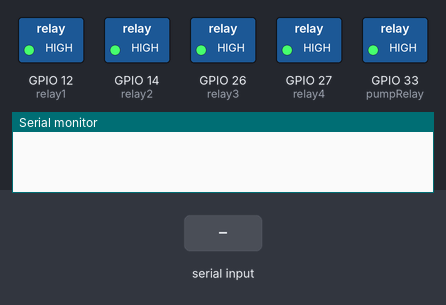
The sketch below on a simulated ESP32. On the bench: switched loads named in the sketch (green lamp = pin HIGH), the last lines printed to the serial monitor. The test bench sets the inputs (shaded band). Nothing arrives over Bluetooth unless stated.

Above: at 1.2 s.
1.3 s: "F" received over the second serial link
At 1.8 s:
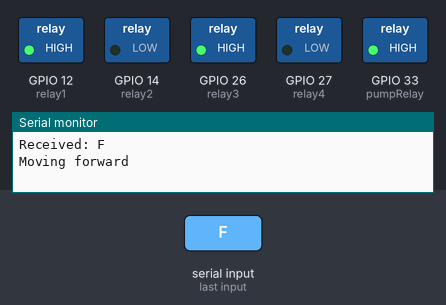
2.8 s: "B" received over the second serial link
At 4.0 s:
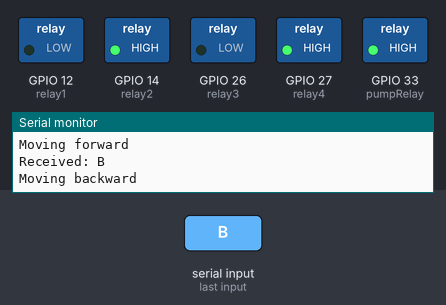
4.3 s: "L" received over the second serial link
At 5.2 s:
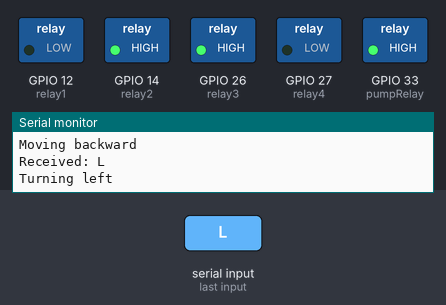
5.8 s: "R" received over the second serial link
At 6.4 s:
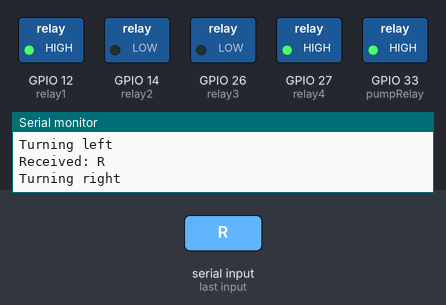
7.3 s: "G" received over the second serial link
At 8.5 s:
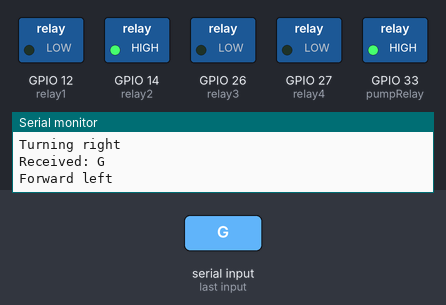
8.8 s: "I" received over the second serial link
At 9.9 s:
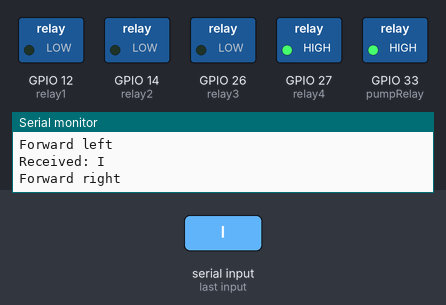
Timing chart, 0 to 11.3 s (numbered marks = the images above; inputs shaded):
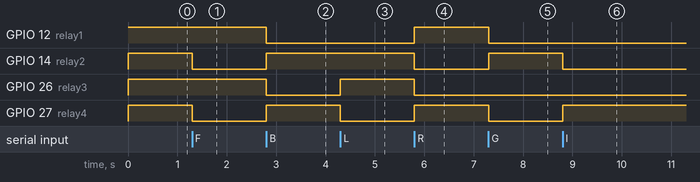

Measured:
- after the input at 1.3 s, GPIO 14 (relay2), GPIO 27 (relay4): HIGH → LOW at once
- after the input at 2.8 s, GPIO 12 (relay1), GPIO 26 (relay3): HIGH → LOW at once; GPIO 14 (relay2), GPIO 27 (relay4): LOW → HIGH at once
- after the input at 4.3 s, GPIO 26 (relay3): LOW → HIGH at once; GPIO 27 (relay4): HIGH → LOW at once
- after the input at 5.8 s, GPIO 12 (relay1), GPIO 27 (relay4): LOW → HIGH at once; GPIO 14 (relay2), GPIO 26 (relay3): HIGH → LOW at once
- after the input at 7.3 s, GPIO 12 (relay1), GPIO 27 (relay4): HIGH → LOW at once; GPIO 14 (relay2): LOW → HIGH at once
- after the input at 8.8 s, GPIO 14 (relay2): HIGH → LOW at once; GPIO 27 (relay4): LOW → HIGH at once

The sketch:

sketch_may21a.ino
```cpp
#include <BluetoothSerial.h>
BluetoothSerial SerialBT;

const int relay1 = 12;  // motor1 forward 12
const int relay2 = 14;  // motor1 backward 14
const int relay3 = 26;  // motor2 forward 26
const int relay4 = 27;  // motor2 backward 27
const int pumpRelay = 33; // pump control 33

bool pumpActive = false;
unsigned long pumpStartTime = 0;

void setup() {
  Serial.begin(115200);
  SerialBT.begin("NeoMatrix"); // Bluetooth device name

  pinMode(relay1, OUTPUT);
  pinMode(relay2, OUTPUT);
  pinMode(relay3, OUTPUT);
  pinMode(relay4, OUTPUT);
  pinMode(pumpRelay, OUTPUT);

  // All OFF initially (active LOW relays)
  digitalWrite(relay1, HIGH);
  digitalWrite(relay2, HIGH);
  digitalWrite(relay3, HIGH);
  digitalWrite(relay4, HIGH);
  digitalWrite(pumpRelay, HIGH);  // pump OFF
}

void loop() {
            while (SerialBT.available()) {  // this is for hardware
           char receivedChar = SerialBT.read();// this is for hardware
    Serial.println("Received: " + String(receivedChar));
    handleBluetoothData(receivedChar);
  }

  // Auto turn off pump after 2 seconds
  if (pumpActive && (millis() - pumpStartTime >= 2000)) {
    digitalWrite(pumpRelay, HIGH); // OFF
    pumpActive = false;
    Serial.println("Pump auto turned OFF after 2 seconds");
  }
}

void handleBluetoothData(char data) {
  switch (data) {
    case 'F':
      moveForward();
      break;
    case 'B':
      moveBackward();
      break;
    case 'L':
      turnLeft();
      break;
    case 'R':
      turnRight();
      break;
    case 'G':
      forwardLeft();
      break;
    case 'I':
      forwardRight();
      break;
    case 'H':
      backwardLeft();
      break;
    case 'J':
      backwardRight();
      break;
    case 'S':
      stopMotors();
      break;
    case 'W': // Pump ON for 2 seconds
      digitalWrite(pumpRelay, LOW);  // ON
      pumpStartTime = millis();
      pumpActive = true;
      Serial.println("Pump turned ON");
      break;
    default:
      stopMotors();
      break;
  }
}

// Motor control functions
void moveForward() {
  digitalWrite(relay1, HIGH);
  digitalWrite(relay2, LOW);
  digitalWrite(relay3, HIGH);
  digitalWrite(relay4, LOW);
  Serial.println("Moving forward");
}

void moveBackward() {
  digitalWrite(relay1, LOW);
  digitalWrite(relay2, HIGH);
  digitalWrite(relay3, LOW);
  digitalWrite(relay4, HIGH);
  Serial.println("Moving backward");
}

void turnLeft() {
  digitalWrite(relay1, LOW);
  digitalWrite(relay2, HIGH);
  digitalWrite(relay3, HIGH);
  digitalWrite(relay4, LOW);
  Serial.println("Turning left");
}

void turnRight() {
  digitalWrite(relay1, HIGH);
  digitalWrite(relay2, LOW);
  digitalWrite(relay3, LOW);
  digitalWrite(relay4, HIGH);
  Serial.println("Turning right");
}

void forwardLeft() {
  digitalWrite(relay1, LOW);
  digitalWrite(relay2, HIGH);
  digitalWrite(relay3, LOW);
  digitalWrite(relay4, LOW);
  Serial.println("Forward left");
}

void forwardRight() {
  digitalWrite(relay1, LOW);
  digitalWrite(relay2, LOW);
  digitalWrite(relay3, LOW);
  digitalWrite(relay4, HIGH);
  Serial.println("Forward right");
}

void backwardLeft() {
  digitalWrite(relay1, LOW);
  digitalWrite(relay2, LOW);
  digitalWrite(relay3, HIGH);
  digitalWrite(relay4, LOW);
  Serial.println("Backward left");
}

void backwardRight() {
  digitalWrite(relay1, HIGH);
  digitalWrite(relay2, LOW);
  digitalWrite(relay3, LOW);
  digitalWrite(relay4, LOW);
  Serial.println("Backward right");
}

void stopMotors() {
  digitalWrite(relay1, HIGH);
  digitalWrite(relay2, HIGH);
  digitalWrite(relay3, HIGH);
  digitalWrite(relay4, HIGH);
  Serial.println("Motors stopped");
}
```
